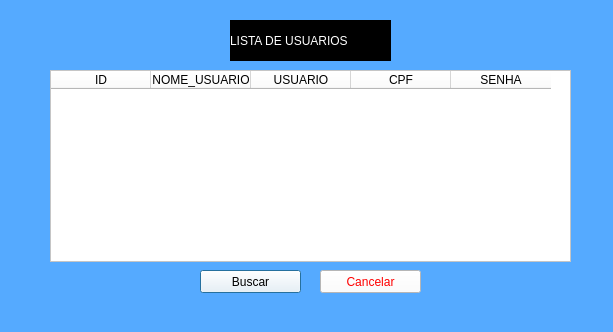
<?xml version="1.0" encoding="UTF-8"?>
<ui version="4.0">
 <class>Dialog</class>
 <widget class="QDialog" name="Dialog">
  <property name="geometry">
   <rect>
    <x>0</x>
    <y>0</y>
    <width>613</width>
    <height>332</height>
   </rect>
  </property>
  <property name="windowTitle">
   <string>Usuarios cadastrados</string>
  </property>
  <property name="styleSheet">
   <string notr="true">background-color: rgb(85, 170, 255);</string>
  </property>
  <widget class="QTableWidget" name="tableWidget">
   <property name="geometry">
    <rect>
     <x>50</x>
     <y>70</y>
     <width>521</width>
     <height>192</height>
    </rect>
   </property>
   <property name="styleSheet">
    <string notr="true">background-color: rgb(255, 255, 255);</string>
   </property>
   <column>
    <property name="text">
     <string>ID</string>
    </property>
   </column>
   <column>
    <property name="text">
     <string>NOME_USUARIO</string>
    </property>
   </column>
   <column>
    <property name="text">
     <string>USUARIO</string>
    </property>
   </column>
   <column>
    <property name="text">
     <string>CPF</string>
    </property>
   </column>
   <column>
    <property name="text">
     <string>SENHA</string>
    </property>
   </column>
  </widget>
  <widget class="QLabel" name="label">
   <property name="geometry">
    <rect>
     <x>230</x>
     <y>20</y>
     <width>161</width>
     <height>41</height>
    </rect>
   </property>
   <property name="styleSheet">
    <string notr="true">background-color: rgb(0, 0, 0);
color: rgb(255, 255, 255);
font: 12pt &quot;MS Shell Dlg 2&quot;;</string>
   </property>
   <property name="text">
    <string>LISTA DE USUARIOS</string>
   </property>
  </widget>
  <widget class="QPushButton" name="pushButton">
   <property name="geometry">
    <rect>
     <x>200</x>
     <y>270</y>
     <width>101</width>
     <height>23</height>
    </rect>
   </property>
   <property name="styleSheet">
    <string notr="true">background-color: rgb(255, 255, 255);</string>
   </property>
   <property name="text">
    <string>Buscar</string>
   </property>
  </widget>
  <widget class="QPushButton" name="pushButton_3">
   <property name="geometry">
    <rect>
     <x>320</x>
     <y>270</y>
     <width>101</width>
     <height>23</height>
    </rect>
   </property>
   <property name="styleSheet">
    <string notr="true">background-color: rgb(255, 255, 255);
color: rgb(255, 0, 0);</string>
   </property>
   <property name="text">
    <string>Cancelar</string>
   </property>
  </widget>
 </widget>
 <resources/>
 <connections/>
</ui>
